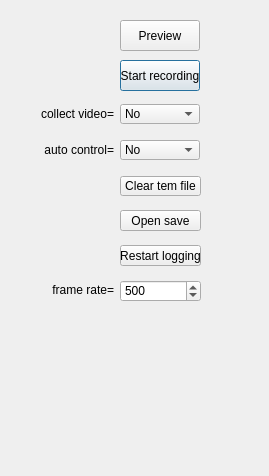
<?xml version="1.0" encoding="UTF-8"?>
<ui version="4.0">
 <class>Camera</class>
 <widget class="QDialog" name="Camera">
  <property name="geometry">
   <rect>
    <x>0</x>
    <y>0</y>
    <width>269</width>
    <height>476</height>
   </rect>
  </property>
  <property name="windowTitle">
   <string>Camera</string>
  </property>
  <widget class="QLabel" name="label_6">
   <property name="geometry">
    <rect>
     <x>23</x>
     <y>280</y>
     <width>91</width>
     <height>20</height>
    </rect>
   </property>
   <property name="sizePolicy">
    <sizepolicy hsizetype="Expanding" vsizetype="Expanding">
     <horstretch>0</horstretch>
     <verstretch>0</verstretch>
    </sizepolicy>
   </property>
   <property name="text">
    <string>frame rate=</string>
   </property>
   <property name="textFormat">
    <enum>Qt::AutoText</enum>
   </property>
   <property name="alignment">
    <set>Qt::AlignRight|Qt::AlignTrailing|Qt::AlignVCenter</set>
   </property>
  </widget>
  <widget class="QPushButton" name="StartCamera">
   <property name="geometry">
    <rect>
     <x>120</x>
     <y>60</y>
     <width>80</width>
     <height>31</height>
    </rect>
   </property>
   <property name="sizePolicy">
    <sizepolicy hsizetype="Expanding" vsizetype="Expanding">
     <horstretch>0</horstretch>
     <verstretch>0</verstretch>
    </sizepolicy>
   </property>
   <property name="text">
    <string>Start recording</string>
   </property>
   <property name="checkable">
    <bool>true</bool>
   </property>
  </widget>
  <widget class="QLabel" name="label_7">
   <property name="geometry">
    <rect>
     <x>23</x>
     <y>140</y>
     <width>91</width>
     <height>20</height>
    </rect>
   </property>
   <property name="sizePolicy">
    <sizepolicy hsizetype="Expanding" vsizetype="Expanding">
     <horstretch>0</horstretch>
     <verstretch>0</verstretch>
    </sizepolicy>
   </property>
   <property name="text">
    <string>auto control=</string>
   </property>
   <property name="textFormat">
    <enum>Qt::AutoText</enum>
   </property>
   <property name="alignment">
    <set>Qt::AlignRight|Qt::AlignTrailing|Qt::AlignVCenter</set>
   </property>
  </widget>
  <widget class="QComboBox" name="AutoControl">
   <property name="geometry">
    <rect>
     <x>120</x>
     <y>140</y>
     <width>80</width>
     <height>20</height>
    </rect>
   </property>
   <property name="sizePolicy">
    <sizepolicy hsizetype="Expanding" vsizetype="Expanding">
     <horstretch>0</horstretch>
     <verstretch>0</verstretch>
    </sizepolicy>
   </property>
   <property name="currentIndex">
    <number>1</number>
   </property>
   <item>
    <property name="text">
     <string>Yes</string>
    </property>
   </item>
   <item>
    <property name="text">
     <string>No</string>
    </property>
   </item>
  </widget>
  <widget class="QLabel" name="label_8">
   <property name="geometry">
    <rect>
     <x>23</x>
     <y>104</y>
     <width>91</width>
     <height>20</height>
    </rect>
   </property>
   <property name="sizePolicy">
    <sizepolicy hsizetype="Expanding" vsizetype="Expanding">
     <horstretch>0</horstretch>
     <verstretch>0</verstretch>
    </sizepolicy>
   </property>
   <property name="text">
    <string>collect video=</string>
   </property>
   <property name="textFormat">
    <enum>Qt::AutoText</enum>
   </property>
   <property name="alignment">
    <set>Qt::AlignRight|Qt::AlignTrailing|Qt::AlignVCenter</set>
   </property>
  </widget>
  <widget class="QComboBox" name="CollectVideo">
   <property name="geometry">
    <rect>
     <x>120</x>
     <y>104</y>
     <width>80</width>
     <height>20</height>
    </rect>
   </property>
   <property name="sizePolicy">
    <sizepolicy hsizetype="Expanding" vsizetype="Expanding">
     <horstretch>0</horstretch>
     <verstretch>0</verstretch>
    </sizepolicy>
   </property>
   <property name="currentIndex">
    <number>1</number>
   </property>
   <property name="frame">
    <bool>true</bool>
   </property>
   <item>
    <property name="text">
     <string>Yes</string>
    </property>
   </item>
   <item>
    <property name="text">
     <string>No</string>
    </property>
   </item>
  </widget>
  <widget class="QSpinBox" name="FrameRate">
   <property name="geometry">
    <rect>
     <x>120</x>
     <y>280</y>
     <width>81</width>
     <height>22</height>
    </rect>
   </property>
   <property name="sizePolicy">
    <sizepolicy hsizetype="Expanding" vsizetype="Expanding">
     <horstretch>0</horstretch>
     <verstretch>0</verstretch>
    </sizepolicy>
   </property>
   <property name="maximum">
    <number>100000</number>
   </property>
   <property name="singleStep">
    <number>5</number>
   </property>
   <property name="value">
    <number>500</number>
   </property>
   <property name="displayIntegerBase">
    <number>10</number>
   </property>
  </widget>
  <widget class="QLabel" name="WarningLabelFileIsInUse">
   <property name="geometry">
    <rect>
     <x>50</x>
     <y>380</y>
     <width>171</width>
     <height>51</height>
    </rect>
   </property>
   <property name="sizePolicy">
    <sizepolicy hsizetype="Expanding" vsizetype="Expanding">
     <horstretch>0</horstretch>
     <verstretch>0</verstretch>
    </sizepolicy>
   </property>
   <property name="text">
    <string/>
   </property>
   <property name="textFormat">
    <enum>Qt::AutoText</enum>
   </property>
   <property name="scaledContents">
    <bool>false</bool>
   </property>
   <property name="alignment">
    <set>Qt::AlignLeading|Qt::AlignLeft|Qt::AlignVCenter</set>
   </property>
  </widget>
  <widget class="QPushButton" name="ClearTemporaryVideo">
   <property name="geometry">
    <rect>
     <x>120</x>
     <y>176</y>
     <width>81</width>
     <height>20</height>
    </rect>
   </property>
   <property name="sizePolicy">
    <sizepolicy hsizetype="Expanding" vsizetype="Expanding">
     <horstretch>0</horstretch>
     <verstretch>0</verstretch>
    </sizepolicy>
   </property>
   <property name="text">
    <string>Clear tem file</string>
   </property>
   <property name="checkable">
    <bool>false</bool>
   </property>
  </widget>
  <widget class="QLabel" name="WarningLabelCameraOn">
   <property name="geometry">
    <rect>
     <x>50</x>
     <y>390</y>
     <width>171</width>
     <height>51</height>
    </rect>
   </property>
   <property name="sizePolicy">
    <sizepolicy hsizetype="Expanding" vsizetype="Expanding">
     <horstretch>0</horstretch>
     <verstretch>0</verstretch>
    </sizepolicy>
   </property>
   <property name="text">
    <string/>
   </property>
   <property name="textFormat">
    <enum>Qt::AutoText</enum>
   </property>
   <property name="scaledContents">
    <bool>false</bool>
   </property>
   <property name="alignment">
    <set>Qt::AlignCenter</set>
   </property>
  </widget>
  <widget class="QPushButton" name="OpenSaveFolder">
   <property name="geometry">
    <rect>
     <x>120</x>
     <y>210</y>
     <width>81</width>
     <height>21</height>
    </rect>
   </property>
   <property name="sizePolicy">
    <sizepolicy hsizetype="Expanding" vsizetype="Expanding">
     <horstretch>0</horstretch>
     <verstretch>0</verstretch>
    </sizepolicy>
   </property>
   <property name="text">
    <string>Open save</string>
   </property>
   <property name="checkable">
    <bool>false</bool>
   </property>
  </widget>
  <widget class="QPushButton" name="RestartLogging">
   <property name="geometry">
    <rect>
     <x>120</x>
     <y>245</y>
     <width>81</width>
     <height>21</height>
    </rect>
   </property>
   <property name="sizePolicy">
    <sizepolicy hsizetype="Expanding" vsizetype="Expanding">
     <horstretch>0</horstretch>
     <verstretch>0</verstretch>
    </sizepolicy>
   </property>
   <property name="text">
    <string>Restart logging</string>
   </property>
   <property name="checkable">
    <bool>false</bool>
   </property>
  </widget>
  <widget class="QLabel" name="WarningLabelLogging">
   <property name="geometry">
    <rect>
     <x>50</x>
     <y>340</y>
     <width>171</width>
     <height>51</height>
    </rect>
   </property>
   <property name="sizePolicy">
    <sizepolicy hsizetype="Expanding" vsizetype="Expanding">
     <horstretch>0</horstretch>
     <verstretch>0</verstretch>
    </sizepolicy>
   </property>
   <property name="text">
    <string/>
   </property>
   <property name="textFormat">
    <enum>Qt::AutoText</enum>
   </property>
   <property name="scaledContents">
    <bool>false</bool>
   </property>
   <property name="alignment">
    <set>Qt::AlignCenter</set>
   </property>
  </widget>
  <widget class="QLabel" name="WarningLabelOpenSave">
   <property name="geometry">
    <rect>
     <x>50</x>
     <y>350</y>
     <width>171</width>
     <height>51</height>
    </rect>
   </property>
   <property name="sizePolicy">
    <sizepolicy hsizetype="Expanding" vsizetype="Expanding">
     <horstretch>0</horstretch>
     <verstretch>0</verstretch>
    </sizepolicy>
   </property>
   <property name="text">
    <string/>
   </property>
   <property name="textFormat">
    <enum>Qt::AutoText</enum>
   </property>
   <property name="scaledContents">
    <bool>false</bool>
   </property>
   <property name="alignment">
    <set>Qt::AlignCenter</set>
   </property>
  </widget>
  <widget class="QPushButton" name="StartPreview">
   <property name="geometry">
    <rect>
     <x>120</x>
     <y>20</y>
     <width>80</width>
     <height>31</height>
    </rect>
   </property>
   <property name="sizePolicy">
    <sizepolicy hsizetype="Expanding" vsizetype="Expanding">
     <horstretch>0</horstretch>
     <verstretch>0</verstretch>
    </sizepolicy>
   </property>
   <property name="text">
    <string>Preview</string>
   </property>
   <property name="checkable">
    <bool>true</bool>
   </property>
  </widget>
 </widget>
 <resources/>
 <connections/>
</ui>
